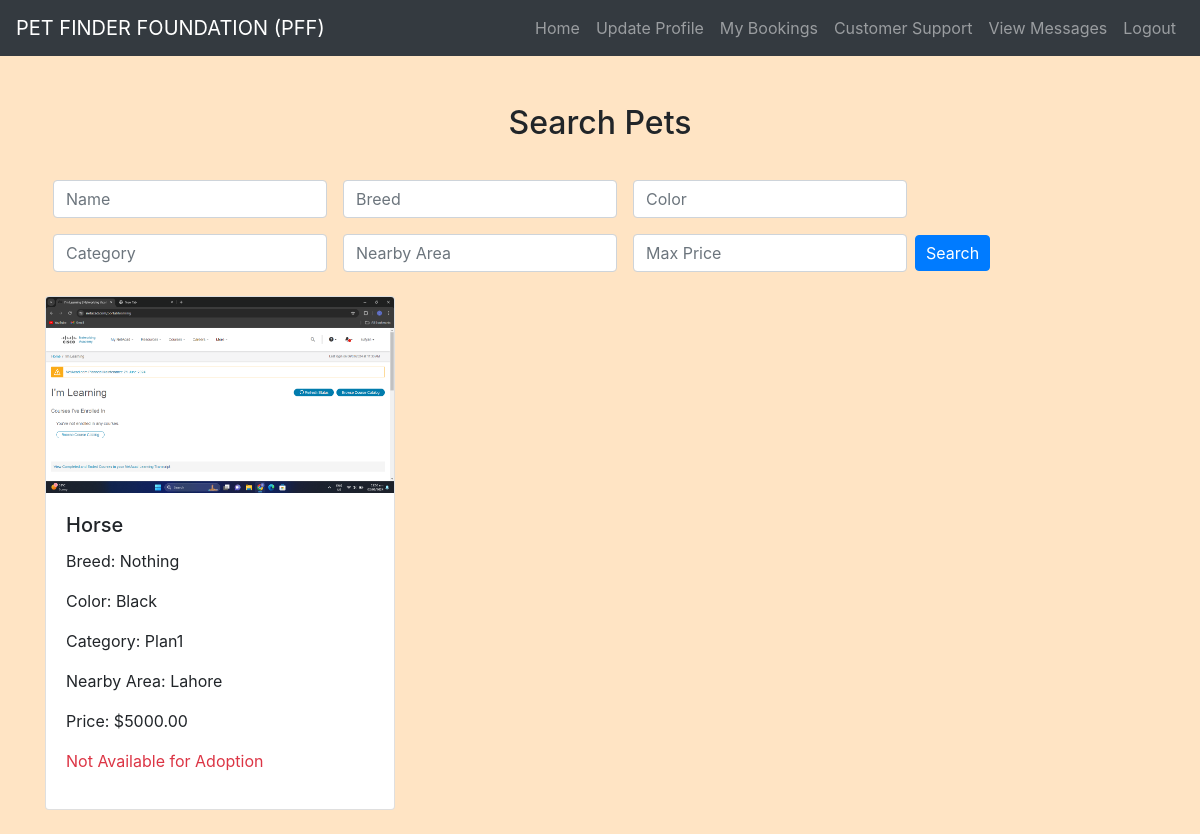
Page /home.php (signed in) on the committed database.
### tables this page shows
CREATE TABLE `pets` (
  `petID` int(11) NOT NULL,
  `name` varchar(100) NOT NULL,
  `age` int(11) DEFAULT NULL,
  `price` decimal(10,2) DEFAULT NULL,
  `breed` varchar(100) DEFAULT NULL,
  `size` varchar(20) DEFAULT NULL,
  `color` varchar(50) DEFAULT NULL,
  `energyLevel` varchar(50) DEFAULT NULL,
  `friendliness` varchar(50) DEFAULT NULL,
  `easeOfTraining` varchar(50) DEFAULT NULL,
  `status` varchar(50) DEFAULT NULL,
  `imageURL` varchar(255) DEFAULT NULL,
  `vendorInfo` varchar(255) DEFAULT NULL,
  `category` varchar(50) DEFAULT NULL,
  `nearbyArea` varchar(100) DEFAULT NULL
);

### home.php (the view, shortened to what this page needs)
<?php
include('config.php');
$searchParams = [
    'price' => '',
    'color' => '',
    'name' => '',
    'breed' => '',
    'category' => '',
    'nearbyArea' => ''
];
$query = "SELECT * FROM Pets WHERE 1=1";
$result = $conn->query($query);
?>
<!DOCTYPE html>
<html>
<head>
    <link rel="stylesheet" href="https://maxcdn.bootstrapcdn.com/bootstrap/4.5.2/css/bootstrap.min.css">
    <link rel="stylesheet" href="./css/style.css">
</head>
<body>
<?php include('navbar.php'); ?>
<div class="container mt-5">
    <h2>Search Pets</h2>
    <form class="form-inline mb-3" method="GET" action="home.php">
        <input type="text" name="name" class="form-control mr-sm-2 m-2" placeholder="Name" value="<?php echo $searchParams['name']; ?>">
        <input type="text" name="breed" class="form-control mr-sm-2 m-2" placeholder="Breed" value="<?php echo $searchParams['breed']; ?>">
        <input type="text" name="color" class="form-control mr-sm-2 m-2" placeholder="Color" value="<?php echo $searchParams['color']; ?>">
        <input type="text" name="category" class="form-control mr-sm-2 m-2" placeholder="Category" value="<?php echo $searchParams['category']; ?>">
        <input type="text" name="nearbyArea" class="form-control mr-sm-2 m-2" placeholder="Nearby Area" value="<?php echo $searchParams['nearbyArea']; ?>">
        <input type="number" name="price" class="form-control mr-sm-2 m-2" placeholder="Max Price" value="<?php echo $searchParams['price']; ?>">
        <button type="submit" class="btn btn-primary">Search</button>
    </form>
    <div class="row">
        <?php if ($result->num_rows > 0): ?>
            <?php while ($row = $result->fetch_assoc()): ?>
                <div class="col-md-4 mb-4">
                    <div class="card">
                        <img src="admin/<?php echo $row['imageURL']; ?>" class="card-img-top" alt="<?php echo $row['name']; ?>">
                        <div class="card-body">
                            <h5 class="card-title"><?php echo $row['name']; ?></h5>
                            <p class="card-text">Breed: <?php echo $row['breed']; ?></p>
                            <p class="card-text">Color: <?php echo $row['color']; ?></p>
                            <p class="card-text">Category: <?php echo $row['category']; ?></p>
                            <p class="card-text">Nearby Area: <?php echo $row['nearbyArea']; ?></p>
                            <p class="card-text">Price: $<?php echo $row['price']; ?></p>
                            <?php if ($row['status'] == 'Available for Adoption'): ?>
                                <a href="booking.php?petID=<?php echo $row['petID']; ?>" class="btn btn-primary">Book Now</a>
                            <?php else: ?>
                                <p class="text-danger">Not Available for Adoption</p>
                            <?php endif; ?>
                        </div>
                    </div>
                </div>
            <?php endwhile; ?>
        <?php endif; ?>
    </div>
</div>
</body>
</html>

### css/style.css (style rules this page uses)
body { background-color: bisque; }
h1, h2, h3, h4 { text-align: center; margin-top: 30px; margin-bottom: 30px; }
.btn-primary { padding: 5px 10px; }

### rows in the picture
pets: imageURL (picture), name "Horse", breed "Nothing", color "Black", category "Plan1", nearbyArea "Lahore", price "5000.00", shows "Not Available for Adoption"
